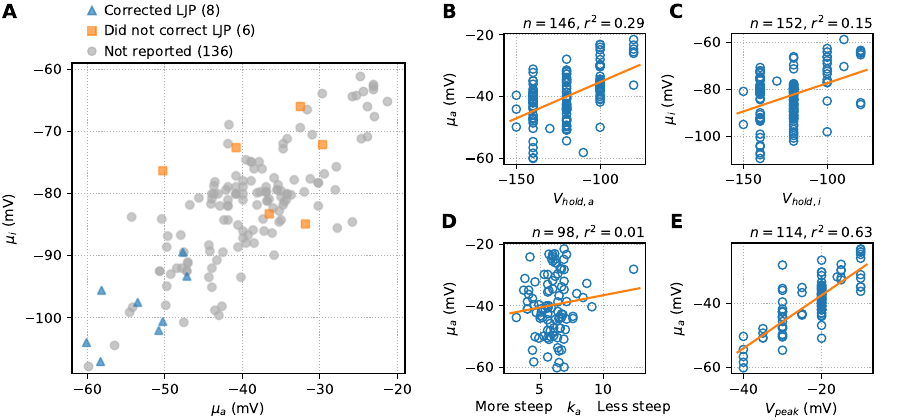

This chart was generated by the following Python code:
#!/usr/bin/env python3
#
# Figure 4: Highlighted subgroups
#
import sys

import numpy as np
import matplotlib.pyplot as plt

import base

# Exclude ooocytes
nooocytes = True
qand = 'and cell != "Oocyte"' if nooocytes else ''


def fit_line(ax, x, y):
    """ Fit line to x and y and plot on ax """
    p = np.corrcoef(x, y)[1, 0]
    b, a = np.polyfit(x, y, 1)

    lo, hi = np.min(x), np.max(x)
    pad = 0.05 * (hi - lo)
    xx = np.linspace(lo - pad, hi + pad)
    ax.plot(xx, a + b * xx)
    ax.text(1, 1.01, f'$n={len(x)}$, $r^2={p**2:.2f}$',
            ha='right', va='bottom', transform=ax.transAxes)


def va(factor, extra=''):
    """ Fetch data for Va and given factor """
    q = (f'select {factor}, va from midpoints_wt'
         f' where (na > 0 and {factor} is not null {extra} {qand})')
    p = np.array([row for row in c.execute(q)])
    return p[:, 0], p[:, 1]


def vi(factor):
    """ Fetch data for Vi and given factor """
    q = (f'select {factor}, vi from midpoints_wt'
         f' where (ni > 0 and {factor} is not null {qand})')
    p = np.array([row for row in c.execute(q)])
    return p[:, 0], p[:, 1]


# Gather data
print('Gathering data')
with base.connect() as con:
    c = con.cursor()

    q = ('select va, vi, sequence, beta1, cell, ljp_corrected, pub'
         f' from midpoints_wt where (ni > 0 and na > 0 {qand})')
    p = [row for row in c.execute(q)]

    # Activation slope
    x_vaka, y_vaka = va('ka')
    # V peak
    x_vpeak, y_vpeak = va('vpeak')
    # Holding potential
    x_vapah, y_vapah = va('pah')
    x_vipih, y_vipih = vi('pih')


#
# Create figure
#
print('Creating figure')
fig = plt.figure(figsize=(9, 4.2))        # Two column size
fig.subplots_adjust(bottom=0.11)
gr1 = fig.add_gridspec(1, 1, left=0.08, right=0.45, top=0.85)
gr2 = fig.add_gridspec(2, 2, left=0.56, right=0.97, top=0.92,
                       wspace=0.6, hspace=0.6)

# LJP Correction
xlim = -62, -19
ylim = -109, -59
c5 = '#aaa'
m1 = 'o'
m2 = 's'
m3 = '^'

ax11 = fig.add_subplot(gr1[0, 0])
ax11.set_xlabel(r'$\mu_a$ (mV)')
ax11.set_ylabel(r'$\mu_i$ (mV)')
ax11.grid(True, ls=':')
ax11.set_xlim(*xlim)
ax11.set_ylim(*ylim)

kwargs = dict(ls='none', lw=5, markersize=6, alpha=0.65, rasterized=True)
leg = dict(frameon=False, handlelength=0.15)

v = np.array([r[:2] for r in p if r[5] == 'yes'])
ax11.plot(v[:, 0], v[:, 1], m3, label=f'Corrected LJP ({len(v)})', **kwargs)
v = np.array([r[:2] for r in p if r[5] == 'no'])
ax11.plot(v[:, 0], v[:, 1], m2, label=f'Did not correct LJP ({len(v)})',
          **kwargs)
v = np.array([r[:2] for r in p if r[5] is None])
ax11.plot(v[:, 0], v[:, 1], m1, label=f'Not reported ({len(v)})',
          color=c5, zorder=1, **kwargs)
ax11.legend(loc=(0.04, 0.995), **leg)

#
# Holding potential
#
ax12 = fig.add_subplot(gr2[0, 0])
ax12.set_xlabel(r'$V_{hold,a}$')
ax12.set_ylabel(r'$\mu_a$ (mV)')
ax12.grid(True, ls=':')
ax12.plot(x_vapah, y_vapah, 'o', markerfacecolor='none')
fit_line(ax12, x_vapah, y_vapah)

ax13 = fig.add_subplot(gr2[0, 1])
ax13.set_xlabel(r'$V_{hold,i}$')
ax13.set_ylabel(r'$\mu_i$ (mV)')
ax13.grid(True, ls=':')
ax13.plot(x_vipih, y_vipih, 'o', markerfacecolor='none')
fit_line(ax13, x_vipih, y_vipih)

#
# Voltage control
#
ax22 = fig.add_subplot(gr2[1, 0])
ax22.set_xlabel('$k_a$')
ax22.text(-0.2, -0.29, 'More steep', transform=ax22.transAxes)
ax22.text(1.18, -0.29, 'Less steep', ha='right', transform=ax22.transAxes)
ax22.set_ylabel(r'$\mu_a$ (mV)')
ax22.grid(True, ls=':')
ax22.plot(x_vaka, y_vaka, 'o', markerfacecolor='none')
fit_line(ax22, x_vaka, y_vaka)

#
# Voltage-shift
#
ax23 = fig.add_subplot(gr2[1, 1])
ax23.set_xlabel(r'$V_{peak}$ (mV)')
ax23.set_ylabel(r'$\mu_a$ (mV)')
ax23.grid(True, ls=':')
ax23.plot(x_vpeak, y_vpeak, 'o', markerfacecolor='none')
fit_line(ax23, x_vpeak, y_vpeak)



#
# Finish and save
#
x, y = -0.06, 0.07
base.axletter(ax11, 'A', tweak=0.14, offset=-0.069)
base.axletter(ax12, 'B', tweak=y, offset=x)
base.axletter(ax13, 'C', tweak=y, offset=x)
base.axletter(ax22, 'D', tweak=y, offset=x)
base.axletter(ax23, 'E', tweak=y, offset=x)

fname = 'f5-experimental' + ('.png' if 'png' in sys.argv else '.pdf')
print(f'Saving to {fname}')
fig.savefig(fname)
